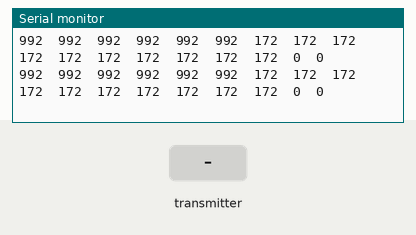
Recording of a sketch running on a simulated Arduino Mega 2560, built with avr-gcc and run on an emulated ATmega2560. Parts: the last lines printed to the serial monitor. Inputs (shaded band) come from the test bench.

Above: at 1.2 s.
1.3 s: the transmitter starts sending ch.0 = 172
At 1.8 s:
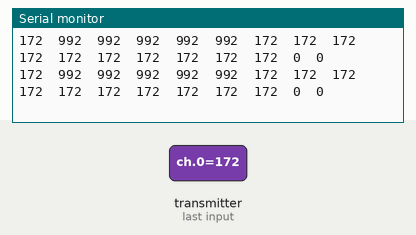
4.3 s: the transmitter starts sending ch.1 = 1811
At 4.8 s:
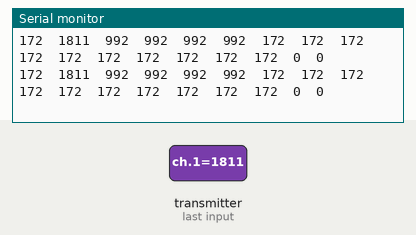
7.3 s: the transmitter starts sending ch.0 = 1811
At 8.3 s:
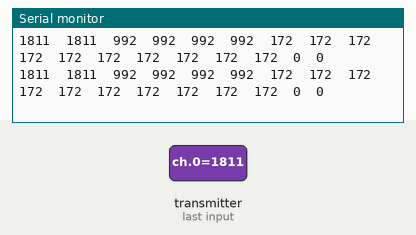
10.3 s: the transmitter starts sending ch.1 = 172
At 10.8 s:
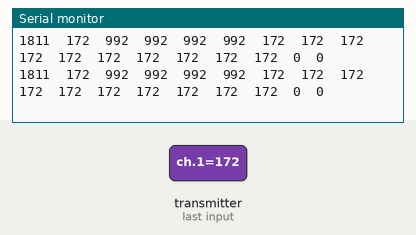
13.3 s: the transmitter starts sending ch.2 = 172
At 13.9 s:
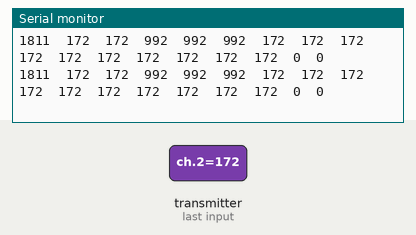
16.3 s: the transmitter starts sending ch.3 = 1811
At 16.8 s:
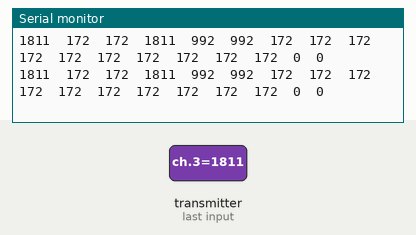
Timing chart, 0 to 19.3 s (numbered marks = the images above; inputs shaded):
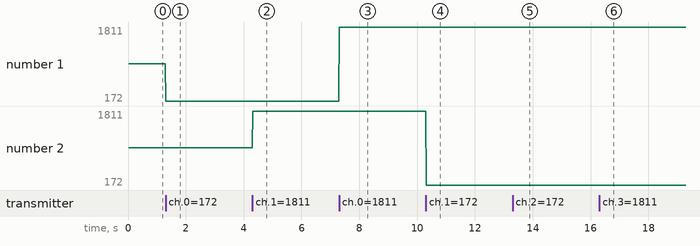

Measured:
- after the input at 1.3 s, the serial monitor: prints a new line at once (image 1)
- after the input at 4.3 s, the serial monitor: prints a new line at once (image 2)
- after the input at 7.3 s, the serial monitor: prints a new line at once (image 3)
- after the input at 10.3 s, the serial monitor: prints a new line at once (image 4)
- after the input at 13.3 s, the serial monitor: prints a new line at once (image 5)
- after the input at 16.3 s, the serial monitor: prints a new line at once (image 6)
- plotted number 2: 992 → 1811 after the input at 4.3 s

The sketch:

test_modes.ino
```cpp
#include "sbus.h" // Include the SBUS library

using bfs::SbusRx;    // Bring SbusRx into the current scope
using bfs::SbusData;  // Bring SbusData into the current scope

// Define your RX pin
const int8_t RX_PIN = 16; // Replace with your actual RX pin

/* SBUS object for reading SBUS */
SbusRx sbus_rx(&Serial2, RX_PIN, -1, true, false); // TX pin not used
/* SBUS data structure */
SbusData data;

void setup()
{
  /* Serial to display data */
  Serial.begin(115200);

  /* Begin the SBUS communication */
  sbus_rx.Begin(); // Initialize SBUS receiver
}

void loop()
 {
  if (sbus_rx.Read())
  { // Check if new SBUS data is available
    /* Grab the received data */
    data = sbus_rx.data(); // Retrieve the received SBUS data

    /* Display the received channel values */
    for (int8_t i = 0; i < data.NUM_CH; i++)
    {
      Serial.print(data.ch[i]); // Print channel value
      Serial.print("\t"); // Tab for formatting
    }
    /* Display lost frames and failsafe data */
    Serial.print(data.lost_frame); // Print lost frames
    Serial.print("\t");
    Serial.println(data.failsafe); // Print failsafe status

    // Check each channel for mode activation // change the value according to the RF transmitter
    if (data.ch[0] == 100)
    {
      Serial.println("Mode 1 activated");
    } else if (data.ch[1] == 100)
    {
      Serial.println("Mode 2 activated");
    } else if (data.ch[2] == 100)
    {
      Serial.println("Mode 3 activated");
    } else if (data.ch[3] == 100)
    {
      Serial.println("Mode 4 activated");
    }
  }
}
```
